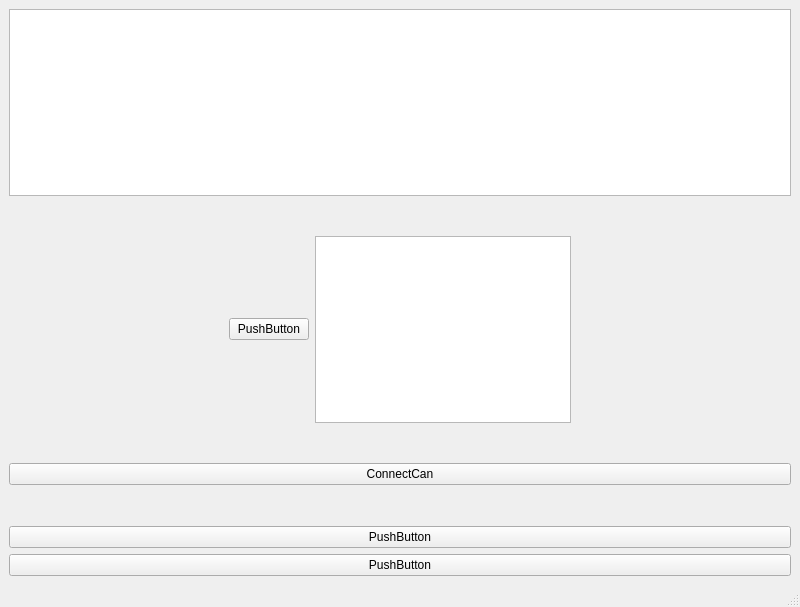
<?xml version="1.0" encoding="UTF-8"?>
<ui version="4.0">
 <class>MainWindow</class>
 <widget class="QMainWindow" name="MainWindow">
  <property name="geometry">
   <rect>
    <x>0</x>
    <y>0</y>
    <width>800</width>
    <height>607</height>
   </rect>
  </property>
  <property name="sizePolicy">
   <sizepolicy hsizetype="Fixed" vsizetype="Fixed">
    <horstretch>0</horstretch>
    <verstretch>0</verstretch>
   </sizepolicy>
  </property>
  <property name="windowTitle">
   <string>MainWindow</string>
  </property>
  <widget class="QWidget" name="centralwidget">
   <layout class="QGridLayout" name="gridLayout">
    <item row="10" column="0">
     <widget class="QPushButton" name="pushButton_2">
      <property name="text">
       <string>PushButton</string>
      </property>
     </widget>
    </item>
    <item row="0" column="0">
     <widget class="QListView" name="listView"/>
    </item>
    <item row="3" column="0">
     <spacer name="verticalSpacer">
      <property name="orientation">
       <enum>Qt::Vertical</enum>
      </property>
      <property name="sizeHint" stdset="0">
       <size>
        <width>20</width>
        <height>40</height>
       </size>
      </property>
     </spacer>
    </item>
    <item row="9" column="0">
     <widget class="QPushButton" name="pushButton">
      <property name="text">
       <string>PushButton</string>
      </property>
     </widget>
    </item>
    <item row="8" column="0">
     <spacer name="verticalSpacer_2">
      <property name="orientation">
       <enum>Qt::Vertical</enum>
      </property>
      <property name="sizeHint" stdset="0">
       <size>
        <width>20</width>
        <height>40</height>
       </size>
      </property>
     </spacer>
    </item>
    <item row="4" column="0">
     <layout class="QHBoxLayout" name="horizontalLayout">
      <property name="leftMargin">
       <number>0</number>
      </property>
      <property name="topMargin">
       <number>0</number>
      </property>
      <property name="rightMargin">
       <number>0</number>
      </property>
      <property name="bottomMargin">
       <number>0</number>
      </property>
      <item>
       <spacer name="horizontalSpacer">
        <property name="orientation">
         <enum>Qt::Horizontal</enum>
        </property>
        <property name="sizeHint" stdset="0">
         <size>
          <width>40</width>
          <height>20</height>
         </size>
        </property>
       </spacer>
      </item>
      <item>
       <widget class="QPushButton" name="pushButton_4">
        <property name="text">
         <string>PushButton</string>
        </property>
       </widget>
      </item>
      <item>
       <widget class="QPlainTextEdit" name="plainTextEdit"/>
      </item>
      <item>
       <spacer name="horizontalSpacer_3">
        <property name="orientation">
         <enum>Qt::Horizontal</enum>
        </property>
        <property name="sizeHint" stdset="0">
         <size>
          <width>40</width>
          <height>20</height>
         </size>
        </property>
       </spacer>
      </item>
     </layout>
    </item>
    <item row="6" column="0">
     <spacer name="verticalSpacer_4">
      <property name="orientation">
       <enum>Qt::Vertical</enum>
      </property>
      <property name="sizeHint" stdset="0">
       <size>
        <width>20</width>
        <height>40</height>
       </size>
      </property>
     </spacer>
    </item>
    <item row="7" column="0">
     <widget class="QPushButton" name="pushButton_3">
      <property name="text">
       <string>ConnectCan</string>
      </property>
     </widget>
    </item>
   </layout>
  </widget>
  <widget class="QMenuBar" name="menubar">
   <property name="geometry">
    <rect>
     <x>0</x>
     <y>0</y>
     <width>800</width>
     <height>22</height>
    </rect>
   </property>
  </widget>
  <widget class="QStatusBar" name="statusbar"/>
 </widget>
 <resources/>
 <connections/>
</ui>
